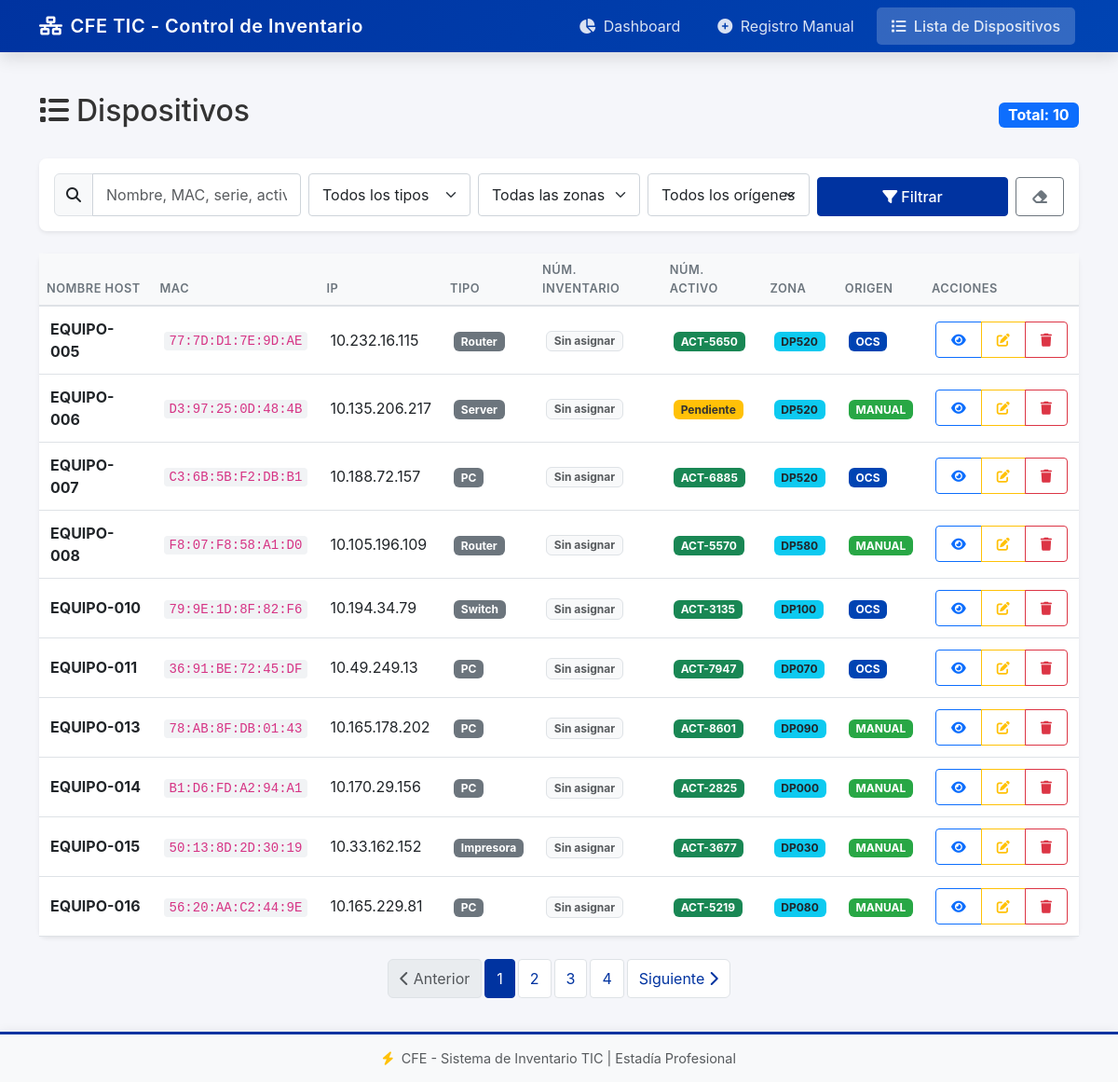
The page /dispositivos?dominio=1 on the database its author committed.
### tables this page shows
CREATE TABLE DISPOSITIVOS (
                    id INTEGER PRIMARY KEY AUTOINCREMENT,
                    mac_address TEXT UNIQUE,
                    ip_address TEXT,
                    nombre_host TEXT,
                    numero_serie TEXT,
                    modelo TEXT,
                    tipo TEXT,
                    origen TEXT DEFAULT 'OCS',
                    numero_activo TEXT,
                    cve_zona TEXT,
                    coordenadas_gps TEXT,
                    area_pertenencia TEXT,
                    dominio BOOLEAN DEFAULT 0,
                    fecha_registro TIMESTAMP DEFAULT CURRENT_TIMESTAMP,
                    fecha_ultimo_inventario TIMESTAMP, numero_inventario TEXT,
                    FOREIGN KEY (cve_zona) REFERENCES ZONAS(cve_zona)
                );

### app.py (the view)
@app.route('/dispositivos')
def dispositivos():
    try:
        conn = get_connection()
        conn.row_factory = sqlite3.Row
        cursor = conn.cursor()
        tipo_filter    = request.args.get('tipo', '')
        zona_filter    = request.args.get('zona', '')
        origen_filter  = request.args.get('origen', '')
        activo_filter  = request.args.get('activo', '')
        dominio_filter = request.args.get('dominio', '')
        sin_zona_filter = request.args.get('sin_zona', '')
        search = request.args.get('busqueda', '')
        page = int(request.args.get('page', 1))
        per_page = 10
        query = "SELECT d.*, z.nombre_zona FROM DISPOSITIVOS d LEFT JOIN ZONAS z ON d.cve_zona = z.cve_zona WHERE 1=1"
        params = []
        if tipo_filter:
            query += " AND d.tipo = ?"
            params.append(tipo_filter)
        if zona_filter:
            query += " AND d.cve_zona = ?"
            params.append(zona_filter)
        if origen_filter:
            query += " AND d.origen = ?"
            params.append(origen_filter)
        if activo_filter == 'con':
            query += " AND d.numero_activo IS NOT NULL AND d.numero_activo != ''"
        elif activo_filter == 'sin':
            query += " AND (d.numero_activo IS NULL OR d.numero_activo = '')"
        if dominio_filter == '1':
            query += " AND d.dominio = 1"
        elif dominio_filter == '0':
            query += " AND d.dominio = 0"
        if sin_zona_filter == '1':
            query += " AND (d.cve_zona IS NULL OR d.cve_zona = '')"
        if search:
            query += " AND (d.nombre_host LIKE ? OR d.ip_address LIKE ? OR d.mac_address LIKE ? OR d.numero_activo LIKE ? OR d.numero_inventario LIKE ?)"
            search_param = f"%{search}%"
            params.extend([search_param, search_param, search_param, search_param, search_param])
        cursor.execute(f"SELECT COUNT(*) as total FROM ({query})", params)
        total = cursor.fetchone()['total']
        query += " ORDER BY d.fecha_registro DESC LIMIT ? OFFSET ?"
        params.extend([per_page, (page - 1) * per_page])
        cursor.execute(query, params)
        dispositivos = [dict(row) for row in cursor.fetchall()]
        for d in dispositivos:
            if d.get('fecha_registro'):
                d['fecha_registro'] = datetime.strptime(d['fecha_registro'], '%Y-%m-%d %H:%M:%S').strftime('%d/%m/%Y %H:%M')
            if d.get('fecha_ultimo_inventario'):
                d['fecha_ultimo_inventario'] = datetime.strptime(d['fecha_ultimo_inventario'], '%Y-%m-%d %H:%M:%S').strftime('%d/%m/%Y %H:%M')
        conn.close()
        total_pages = (total + per_page - 1) // per_page
        return render_template(
            'dispositivos.html',
            dispositivos=dispositivos,
            zonas=ZONAS_CFE,
            tipos=TIPOS_DISPOSITIVO,
            tipo_filter=tipo_filter,
            zona_filter=zona_filter,
            origen_filter=origen_filter,
            activo_filter=activo_filter,
            dominio_filter=dominio_filter,
            sin_zona_filter=sin_zona_filter,
            search=search,
            page=page,
            total_pages=total_pages
        )
    except Exception as e:
        app.logger.error(f"Error en dispositivos: {e}")
        return render_template('dispositivos.html', error=str(e))

### models.py (called while the page is built)
def get_connection():
    return sqlite3.connect(config.DATABASE_PATH)

### templates/dispositivos.html (shortened to what this page needs)
{% extends "base.html" %}
{% block content %}
<div class="dispositivos-page">
    <div class="d-flex justify-content-between align-items-center mb-4">
        <h2>
            <i class="fas fa-list me-2"></i>Dispositivos
        </h2>
        <span class="badge bg-primary fs-6">
            Total: {{ dispositivos|length }}
        </span>
    </div>
    <div class="card mb-4">
        <div class="card-body">
            <form method="GET" action="{{ url_for('dispositivos') }}" class="row g-2 align-items-end">
                <div class="col-md-3">
                    <div class="input-group">
                        <span class="input-group-text"><i class="fas fa-search"></i></span>
                        <input type="text" class="form-control" name="busqueda"
                               placeholder="Nombre, MAC, serie, activo, inventario..."
                               value="{{ search }}">
                    </div>
                </div>
                <div class="col-md-2">
                    <select class="form-select" name="tipo">
                        <option value="">Todos los tipos</option>
                    </select>
                </div>
                <div class="col-md-2">
                    <select class="form-select" name="zona">
                        <option value="">Todas las zonas</option>
                    </select>
                </div>
                <div class="col-md-2">
                    <select class="form-select" name="origen">
                        <option value="">Todos los orígenes</option>
                    </select>
                </div>
                <div class="col-md-3 d-flex gap-2">
                    <button type="submit" class="btn btn-primary flex-grow-1">
                        <i class="fas fa-filter me-1"></i>Filtrar
                    </button>
                    <a href="{{ url_for('dispositivos') }}" class="btn btn-outline-secondary" title="Limpiar filtros">
                        <i class="fas fa-eraser"></i>
                    </a>
                </div>
            </form>
        </div>
    </div>
    <div class="card">
        <div class="card-body p-0">
            <div class="table-responsive">
                <table class="table table-hover mb-0">
                    <thead class="table-light">
                        <tr>
                            <th>Nombre Host</th>
                            <th>MAC</th>
                            <th>IP</th>
                            <th>Tipo</th>
                            <th>Núm. Inventario</th>
                            <th>Núm. Activo</th>
                            <th>Zona</th>
                            <th>Origen</th>
                            <th>Acciones</th>
                        </tr>
                    </thead>
                    <tbody>
                        {% if dispositivos and dispositivos|length > 0 %}
                        {% for dispositivo in dispositivos %}
                        <tr>
                            <td>
                                <strong>{{ dispositivo.nombre_host or '-' }}</strong>
                            </td>
                            <td>
                                <code>{{ dispositivo.mac_address or '-' }}</code>
                            </td>
                            <td>{{ dispositivo.ip_address or '-' }}</td>
                            <td>
                                <span class="badge bg-secondary">{{ dispositivo.tipo or '-' }}</span>
                            </td>
                            <td>
                                {% if dispositivo.numero_inventario %}
                                <span class="badge bg-primary">{{ dispositivo.numero_inventario }}</span>
                                {% else %}
                                <span class="badge bg-light text-muted border">Sin asignar</span>
                                {% endif %}
                            </td>
                            <td>
                                {% if dispositivo.numero_activo %}
                                <span class="badge bg-success">{{ dispositivo.numero_activo }}</span>
                                {% else %}
                                <span class="badge badge-pendiente">Pendiente</span>
                                {% endif %}
                            </td>
                            <td>
                                {% if dispositivo.cve_zona %}
                                <span class="badge bg-info text-dark" title="{{ dispositivo.nombre_zona or '' }}">
                                    {{ dispositivo.cve_zona }}
                                </span>
                                {% else %}
                                <span class="badge bg-warning text-dark">
                                    <i class="fas fa-exclamation-triangle me-1"></i>Sin zona
                                </span>
                                {% endif %}
                            </td>
                            <td>
                                {% if dispositivo.origen == 'OCS' %}
                                <span class="badge badge-ocs">OCS</span>
                                {% else %}
                                <span class="badge badge-manual">MANUAL</span>
                                {% endif %}
                            </td>
                            <td>
                                <div class="btn-group btn-group-sm">
                                    <a href="{{ url_for('detalle_dispositivo', dispositivo_id=dispositivo.id) }}"
                                       class="btn btn-outline-primary" title="Ver detalles">
                                        <i class="fas fa-eye"></i>
                                    </a>
                                    <a href="{{ url_for('editar_dispositivo', dispositivo_id=dispositivo.id) }}"
                                       class="btn btn-outline-warning" title="Editar">
                                        <i class="fas fa-edit"></i>
                                    </a>
                                    <button class="btn btn-outline-danger btn-eliminar"
                                            data-id="{{ dispositivo.id }}"
                                            data-nombre="{{ dispositivo.nombre_host or 'dispositivo' }}"
                                            title="Eliminar">
                                        <i class="fas fa-trash"></i>
                                    </button>
                                </div>
                            </td>
                        </tr>
                        {% endfor %}
                        {% endif %}
                    </tbody>
                </table>
            </div>
        </div>
    </div>
    {% if total_pages > 1 %}
    <nav class="mt-4">
        <ul class="pagination justify-content-center">
            <li class="page-item {% if page == 1 %}disabled{% endif %}">
                <a class="page-link" href="?page={{ page - 1 }}&tipo={{ tipo_filter }}&zona={{ zona_filter }}&origen={{ origen_filter }}&busqueda={{ search }}">
                    <i class="fas fa-chevron-left"></i> Anterior
                </a>
            </li>
            {% for p in range(1, total_pages + 1) %}
            <li class="page-item {% if p == page %}active{% endif %}">
                <a class="page-link" href="?page={{ p }}&tipo={{ tipo_filter }}&zona={{ zona_filter }}&origen={{ origen_filter }}&busqueda={{ search }}">
                    {{ p }}
                </a>
            </li>
            {% endfor %}
            <li class="page-item {% if page == total_pages %}disabled{% endif %}">
                <a class="page-link" href="?page={{ page + 1 }}&tipo={{ tipo_filter }}&zona={{ zona_filter }}&origen={{ origen_filter }}&busqueda={{ search }}">
                    Siguiente <i class="fas fa-chevron-right"></i>
                </a>
            </li>
        </ul>
    </nav>
    {% endif %}
</div>
{% endblock %}

### static/css/style.css (style rules this page uses)
:root { --cfe-blue: #003366; --cfe-light-blue: #0044b3; --cfe-gold: #ffc107; --cfe-dark: #1a1a2e; --cfe-gray: #6c757d; --cfe-success: #28a745; --cfe-danger: #dc3545; --cfe-warning: #ffc107; --shadow-sm: 0 0.125rem 0.25rem rgba(0, 0, 0, 0.075); --shadow-md: 0 0.5rem 1rem rgba(0, 0, 0, 0.1); --shadow-lg: 0 1rem 3rem rgba(0, 0, 0, 0.15); --radius-sm: 0.25rem; --radius-md: 0.5rem; --radius-lg: 0.75rem; --transition: all 0.3s ease; }
* { box-sizing: border-box; }
body { font-family: -apple-system, BlinkMacSystemFont, 'Segoe UI', Roboto, 'Helvetica Neue', Arial, sans-serif; background-color: #f5f6fa; color: #333; }
.card { border: none; border-radius: var(--radius-md); box-shadow: var(--shadow-sm); transition: var(--transition); }
.badge-ocs { background-color: #0044b3; color: white; }
.badge-manual { background-color: #28a745; color: white; }
.badge-pendiente { background-color: #ffc107; color: #333; }
.table th { font-weight: 600; text-transform: uppercase; font-size: 0.8rem; letter-spacing: 0.5px; color: var(--cfe-gray); border-bottom: 2px solid #dee2e6; }
.table td { vertical-align: middle; padding: 0.75rem; }
.btn { border-radius: var(--radius-sm); font-weight: 500; padding: 0.5rem 1rem; transition: var(--transition); }
.btn-primary { background-color: var(--cfe-blue); border-color: var(--cfe-blue); }
.form-control, .form-select { border-radius: var(--radius-sm); border: 1px solid #ced4da; padding: 0.625rem 0.875rem; transition: var(--transition); }
.pagination { gap: 0.25rem; }
.page-link { border-radius: var(--radius-sm); color: var(--cfe-blue); padding: 0.5rem 0.75rem; }
.page-item.active .page-link { background-color: var(--cfe-blue); border-color: var(--cfe-blue); }
.card, .stat-card { animation: fadeIn 0.4s ease-out; }
code { background-color: #f1f3f5; padding: 0.125rem 0.375rem; border-radius: var(--radius-sm); font-size: 0.875rem; color: #d63384; }

### templates/base.html (style rules this page uses)
:root { --cfe-blue: #0033A0; --cfe-dark: #1a1a2e; --cfe-light: #f8f9fa; }
body { min-height: 100vh; display: flex; flex-direction: column; }

### rows shown on the page
DISPOSITIVOS: nombre_host "EQUIPO-005", mac_address "77:7D:D1:7E:9D:AE", ip_address "10.232.16.115", tipo "Router", numero_activo "ACT-5650", cve_zona "DP520", origen "OCS"
DISPOSITIVOS: nombre_host "EQUIPO-006", mac_address "D3:97:25:0D:48:4B", ip_address "10.135.206.217", tipo "Server", numero_activo "Pendiente", cve_zona "DP520", origen "MANUAL"
DISPOSITIVOS: nombre_host "EQUIPO-007", mac_address "C3:6B:5B:F2:DB:B1", ip_address "10.188.72.157", tipo "PC", numero_activo "ACT-6885", cve_zona "DP520", origen "OCS"
DISPOSITIVOS: nombre_host "EQUIPO-008", mac_address "F8:07:F8:58:A1:D0", ip_address "10.105.196.109", tipo "Router", numero_activo "ACT-5570", cve_zona "DP580", origen "MANUAL"
DISPOSITIVOS: nombre_host "EQUIPO-010", mac_address "79:9E:1D:8F:82:F6", ip_address "10.194.34.79", tipo "Switch", numero_activo "ACT-3135", cve_zona "DP100", origen "OCS"
DISPOSITIVOS: nombre_host "EQUIPO-011", mac_address "36:91:BE:72:45:DF", ip_address "10.49.249.13", tipo "PC", numero_activo "ACT-7947", cve_zona "DP070", origen "OCS"
DISPOSITIVOS: nombre_host "EQUIPO-013", mac_address "78:AB:8F:DB:01:43", ip_address "10.165.178.202", tipo "PC", numero_activo "ACT-8601", cve_zona "DP090", origen "MANUAL"
DISPOSITIVOS: nombre_host "EQUIPO-014", mac_address "B1:D6:FD:A2:94:A1", ip_address "10.170.29.156", tipo "PC", numero_activo "ACT-2825", cve_zona "DP000", origen "MANUAL"
DISPOSITIVOS: nombre_host "EQUIPO-015", mac_address "50:13:8D:2D:30:19", ip_address "10.33.162.152", tipo "Impresora", numero_activo "ACT-3677", cve_zona "DP030", origen "MANUAL"
DISPOSITIVOS: nombre_host "EQUIPO-016", mac_address "56:20:AA:C2:44:9E", ip_address "10.165.229.81", tipo "PC", numero_activo "ACT-5219", cve_zona "DP080", origen "MANUAL"

### other values the page prints
{{ dispositivos|length }} "10"
{{ p }} "1" "2" "3" "4"
